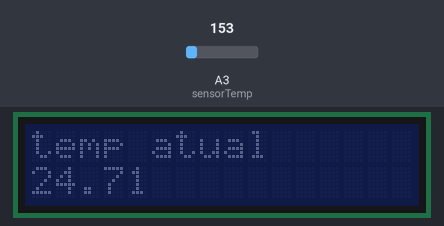
This sketch was run on a simulated Arduino Uno, built with avr-gcc and run on an emulated ATmega328P. Shown: 16×2 character LCD. The inputs (shaded band) are chosen by the test bench; at power-on: A3 (sensorTemp) = 153.

Above: at 1.2 s.
1.3 s: A3 (sensorTemp) set to 165
At 1.9 s:
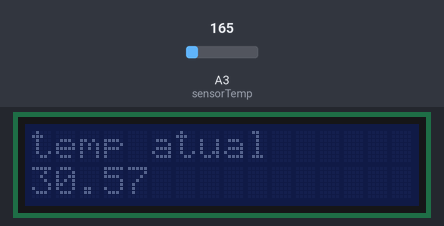
2.8 s: A3 (sensorTemp) set to 175
At 3.1 s:
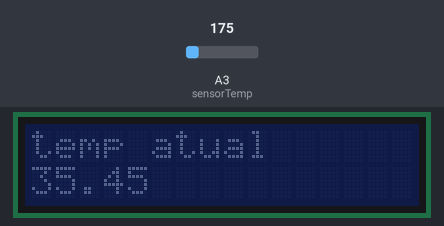
4.3 s: A3 (sensorTemp) set to 191
At 5.5 s:
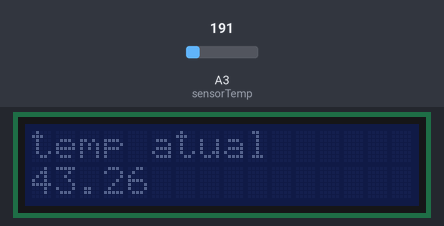
Timing chart, 0 to 7.3 s (numbered marks = the images above; inputs shaded):
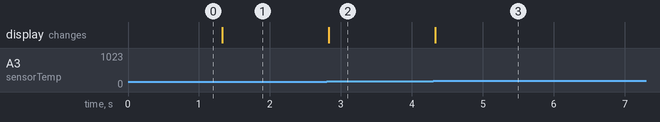

The sketch:

sensor_de_temperatura1.ino
```cpp
// C++ code
// Biblioteca do LCD com Módulo
#include <LiquidCrystal_I2C.h>

//INICIALIZAR LCD
LiquidCrystal_I2C telaLcd (0x20, 16,2);

// variável do sensor de temperatura
int sensorTemp = A3;
int valorLido = 0;

void setup(){
 // definir o sensor como entrada
  pinMode(sensorTemp, INPUT);

  //ligara a tela lcd
  telaLcd.init();

  //Limpar os dados que aparecem nela
  telaLcd.clear();

}

void loop(){

  //capturar o valor da temperatura
  valorLido = analogRead(sensorTemp);

  //converter valor da tensão recebido
  float tensao = (valorLido *5.0) /1024;

  // converter a tensao em graus celsius
  float temperatura = (tensao-0.5)*100;

  //imprimir valor da temperatura
  telaLcd.setCursor(0,0);
  telaLcd.print("temp atual");
  telaLcd.setCursor(0,1);
  telaLcd.print(temperatura);


}
```

Measured:
- after the input at 1.3 s, the display: changes at once (image 1)
- after the input at 2.8 s, the display: changes at once (image 2)
- after the input at 4.3 s, the display: changes at once (image 3)
